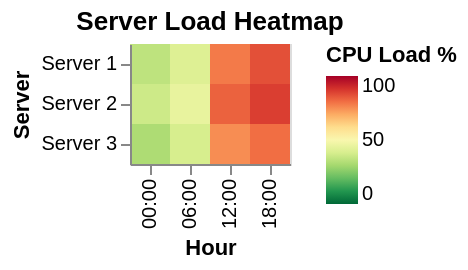

Express this chart as Vega-Lite.
### Vega-Lite specification from a JSON file in a GitHub repository (floating-point values rounded to 4 significant figures)
{"$schema": "https://vega.github.io/schema/vega-lite/v6.json", "description": "Server load distribution", "data": {"values": [{"server": "Server 1", "hour": "00:00", "load": 35}, {"server": "Server 1", "hour": "06:00", "load": 42}, {"server": "Server 1", "hour": "12:00", "load": 78}, {"server": "Server 1", "hour": "18:00", "load": 85}, {"server": "Server 2", "hour": "00:00", "load": 38}, {"server": "Server 2", "hour": "06:00", "load": 45}, {"server": "Server 2", "hour": "12:00", "load": 82}, {"server": "Server 2", "hour": "18:00", "load": 88}, {"server": "Server 3", "hour": "00:00", "load": 32}, {"server": "Server 3", "hour": "06:00", "load": 40}, {"server": "Server 3", "hour": "12:00", "load": 75}, {"server": "Server 3", "hour": "18:00", "load": 80}]}, "mark": "rect", "encoding": {"x": {"field": "hour", "type": "ordinal", "axis": {"title": "Hour"}}, "y": {"field": "server", "type": "ordinal", "axis": {"title": "Server"}}, "color": {"field": "load", "type": "quantitative", "scale": {"scheme": "redyellowgreen", "domain": [0, 100], "reverse": true}, "legend": {"title": "CPU Load %"}}, "tooltip": [{"field": "server", "type": "ordinal"}, {"field": "hour", "type": "ordinal"}, {"field": "load", "type": "quantitative", "title": "Load %", "format": ".0f"}]}, "title": "Server Load Heatmap"}
